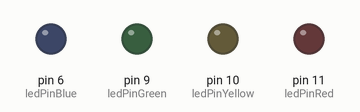
Simulated run of this sketch. Board: Arduino Uno, built with avr-gcc and run on an emulated ATmega328P. On the bench: output pins drawn as LEDs (lit = HIGH). Random numbers use the default seed unless the sketch sets one.

Above: at 4.0 s.
At 8.75 s:
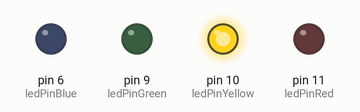
At 9.95 s:
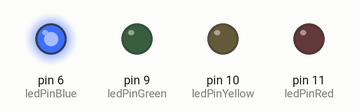
At 11.15 s:
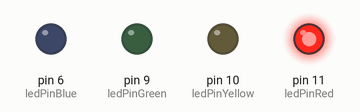
Timing chart, 0 to 15.1 s (numbered marks = the images above):
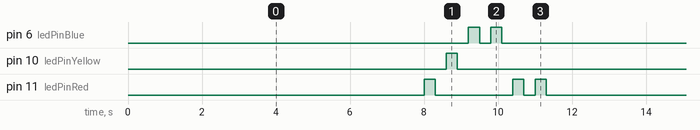

Measured:
- by itself, pin 6 (ledPinBlue): repeats every 11.6 s: LOW 0.30 s, HIGH 0.30 s, LOW 10.7 s, HIGH 0.30 s
- by itself, pin 10 (ledPinYellow): alternates HIGH for 0.30 s and LOW for 11.3 s
- by itself, pin 11 (ledPinRed): repeats every 11.6 s: LOW 2.1 s, HIGH 0.30 s, LOW 0.30 s, HIGH 0.30 s, LOW 8.3 s, HIGH 0.30 s

The sketch:

RandomLights.ino
```cpp
/*
 Name:		RandomLights.ino
 Created:	4/21/2021 1:08:38 PM
 Author:	amird
*/
#define ledPinBlue      6
#define ledPinGreen     9
#define ledPinYellow    10
#define ledPinRed       11

#define NUM_OF_BTNS 4
int Leds[NUM_OF_BTNS] = { ledPinRed,ledPinGreen,ledPinBlue,ledPinYellow };

#define CODE_LEN 6
int CurrCode[CODE_LEN];

// the setup function runs once when you press reset or power the board
void setup() {
	randomSeed(analogRead(A5));
	for (int k = 0; k < NUM_OF_BTNS; k++) {
		pinMode(Leds[k], OUTPUT);
	}

	for (int k = 0; k < CODE_LEN; k++) {
		CurrCode[k] = random(NUM_OF_BTNS);
	}
}

// the loop function runs over and over again until power down or reset
void loop() {
	delay(8000);
	ShowCode();
}
void ShowCode() {
	for (int k = 0; k < CODE_LEN; k++) {
		digitalWrite(Leds[CurrCode[k]], HIGH);
		delay(300);
		digitalWrite(Leds[CurrCode[k]], LOW);
		delay(300);
	}
}
```
